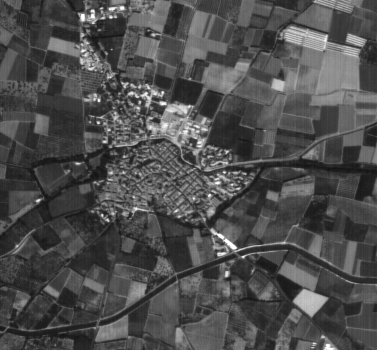
%> input picture lab6/matlab/village.gif, 377 x 350 px
$ octave lab6_DIP.m   (GNU Octave 9; MATLAB toolbox functions it lacks are replaced by stand-ins)
%> lines starting %> are read from the running program, lines starting %| are printed output that depends on the picture; in (x1, y1, x2, y2) boxes, pixels count from 0 and x2, y2 are one past the last pixel; in counts of white or black regions, pixels touching at a corner belong together; the program's own positions count from 1
### lab6/matlab/UrbanDetec.m
function result = UrbanDetec(name1,name2,winsize,threshold)


% Copywrites: Written by Xavier Descombes, INRIA

imsat = imread(name1);
imagesc(imsat);
colormap(gray);


dim = size(imsat);
offset = (winsize-1)/2;

% initialization

num = winsize*winsize;
order1 = 0;
order2 = 0;

result = zeros(dim(1),dim(2));


% Computation of the pixel square value

imsquare = double(imsat).*double(imsat);

% Sliding window Apporoach
% Initialization

 for i = 1 : winsize
      for j = 1 : winsize
        order1  = order1 + double(imsat(i,j));
        order2  = order2 + imsquare(i,j);
      end
 end


 result(offset+1,offset+1) = order2/num - (order1/num)^2;


 for i = offset+1 : 2 : dim(1)-offset-1

% We scan line i from left to rigth

  for j = offset+2 : dim(2)-offset
   for k = (-offset) : offset
      di = i+k; dj = j-offset-1;
      order1 = order1 - double(imsat(di,dj));
      order2 = order2 - imsquare(di,dj);
      dj = j+offset;
      order1 = order1 + double(imsat(di,dj));
      order2 = order2 + imsquare(di,dj);
   end
result(i,j) = order2/num - (order1/num)^2;
  end

  % We change from line i to line i+1

  for k = (-offset) : offset

      di = i-offset; dj = dim(2)-offset+k;
      order1 = order1 - double(imsat(di,dj));
      order2 = order2 - imsquare(di,dj);
      di = i+1+offset;
      order1 = order1 + double(imsat(di,dj));
      order2 = order2 + imsquare(di,dj);
  end

result(i+1,dim(2)-offset) = order2/num - (order1/num)^2;

% We scan line i+1 from right to left

for  j = dim(2)-offset-1 : -1 : offset+1

     for k= (-offset) : offset
      di = i+1+k; dj = j+offset+1;
      order1 = order1 - double(imsat(di,dj));
      order2 = order2 - imsquare(di,dj);
      dj = j-offset;
      order1 = order1 + double(imsat(di,dj));
      order2 = order2 + imsquare(di,dj);
     end
   result(i+1,j) = order2/num - (order1/num)^2;
end

%  change line i+1 to i+2

if (i<dim(1)-offset-2)

    for k=(-offset) : offset
       di = i+1-offset; dj = offset+1+k;
       order1 = order1 - double(imsat(di,dj));
       order2 = order2 - imsquare(di,dj);
       di = i+2+offset;
       order1 = order1 + double(imsat(di,dj));
       order2 = order2 + imsquare(di,dj);
    end
    result(i+2,offset+1) =  order2/num - (order1/num)^2;
end
end

% Result plot

figure
imagesc(result,[30 250])
colormap(gray);

% Normalization
result = result./max(result(:));
imwrite(result,name2)

% Threshold the texture parameter

 for i = 1 : dim(1)
      for j = 1 : dim(2)
       if result(i,j) < threshold
         result(i,j) = 0;
       else
         result(i,j) = 255;
       end
     end
 end

figure
imagesc(result)
colormap(gray);

### lab6/matlab/lab6_DIP.m
clear;
close all;

%STEP 1
[I,map] = imread('village.gif');
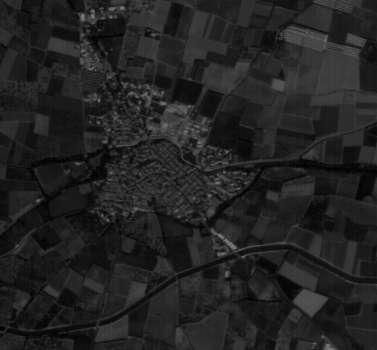
%> I: size 350x377 uint8; min 0, max 115, mean 34.4
%> map = 128 rows, first 12: [0.0784 0.0784 0.0784; 0.0824 0.0824 0.0824; 0.0863 0.0863 0.0863; 0.0902 0.0902 0.0902; 0.0941 0.0941 0.0941; 0.098 0.098 0.098; 0.102 0.102 0.102; 0.11 0.11 0.11; 0.114 0.114 0.114; 0.118 0.118 0.118; 0.122 0.122 0.122; 0.125 0.125 0.125]
BW = im2bw(I,map,0.5);
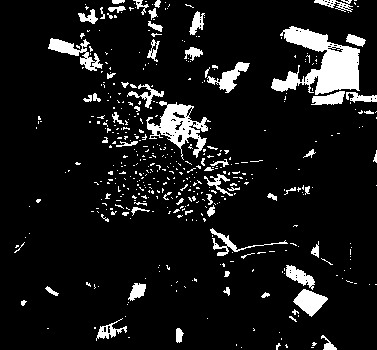
%> BW: size 350x377 logical; 9.5% white; 467 white regions (402 under 20 px), largest, box (x1, y1, x2, y2) and area: (271, 26, 360, 95) 2956, (146, 101, 211, 160) 1427, (48, 38, 103, 71) 609

figure (1);
imagesc(BW)
colormap(gray);

%STEP 2
figure
I = UrbanDetec('village.gif', '../report/output_images/out.tif', 3, 0.1);
%> in UrbanDetec, `imsquare = double(imsat).*double(imsat);`:
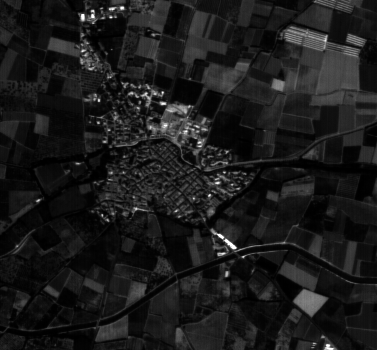
%> imsquare: size 350x377 double; min 0, max 13225, mean 1416; drawn with min black and max white
%> after the loop in UrbanDetec, `for i = 1 : winsize`: order1 = 287; order2 = 9271
%> in UrbanDetec, `result(offset+1,offset+1) = order2/num - (order1/num)^2;`: result: size 350x377 double; values 0 (black) and 13.21 (white), 0% white in thin lines or dots, all inside (x1, y1, x2, y2) = (1, 1, 2, 2)
%> after the loop in UrbanDetec, `for i = offset+1 : 2 : dim(1)-offset-1`:
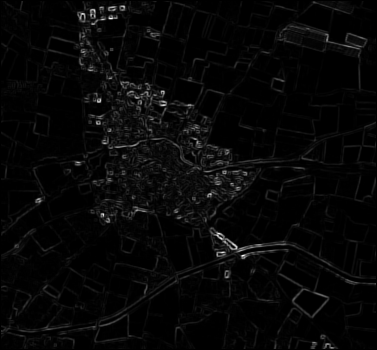
%> result: size 350x377 double; min 0, max 1079.3, mean 32.2; drawn with min black and max white
%> after the loop in UrbanDetec, `for i = offset+1 : 2 : dim(1)-offset-1`: order1 = 351; order2 = 13705
%> after the loop in UrbanDetec, `for i = 1 : dim(1)`:
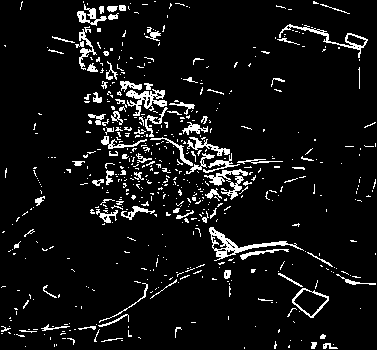
%> result: size 350x377 double; 7.3% white in thin lines or dots

%STEP 3.1
[I,map] = imread('village.gif');

se = strel('square',3);
TH = I - imdilate(imerode(I,se),se);
figure (5);
subplot(1,2,1);
imagesc(TH);
colormap(gray);
title('Top-Hat Filtering');

se = strel('square',3);
BH = imerode(imdilate(I,se),se) - I;
subplot(1,2,2);
imagesc(BH);
colormap(gray);
title('Bottom-Hat Filtering');

%STEP 3.2
TH = im2double(TH);
%> TH: size 350x377 double
BH = im2double(BH);
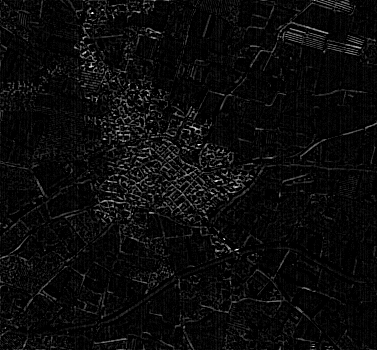
%> BH: size 350x377 double; min 0, max 0.161, mean 0.00693; drawn with min black and max white

%STEP 3.3
LEVEL_TH = graythresh(TH);
%> LEVEL_TH = 0.0275
LEVEL_BH = graythresh(BH);
%> LEVEL_BH = 0.0196

%STEP 3.4
BWTH = im2bw(TH,LEVEL_TH);
%> BWTH: size 350x377 logical; 7.8% white in thin lines or dots
BWBH = im2bw(BH,LEVEL_BH);
%> BWBH: size 350x377 logical; 9.3% white in thin lines or dots
figure (6);
subplot(1,2,1);
imagesc(BWTH);
colormap(gray);
title('BWTH');
subplot(1,2,2);
imagesc(BWBH);
colormap(gray);
title('BWBH');

%STEP 3.5
se = strel('square',2);
OBWTH = imopen(BWTH,se);
%> OBWTH: size 350x377 logical; 3.6% white in thin lines or dots
figure (7);
subplot(1,2,1);
imagesc(OBWTH);
title('OBWTH');

%STEP 3.6
se = strel('diamond',1);
OCBWBH = imopen(imclose(BWBH,se),se);
%> OCBWBH: size 350x377 logical; 6.7% white; 274 white regions (206 under 20 px), largest, box (x1, y1, x2, y2) and area: (154, 143, 233, 212) 840, (108, 94, 160, 145) 631, (138, 127, 180, 178) 585
subplot(1,2,2);
imagesc(OCBWBH);
colormap(gray);
title('OCBWBH');

%STEP 3.7
FINAL = imfuse(OBWTH,OCBWBH,'diff');
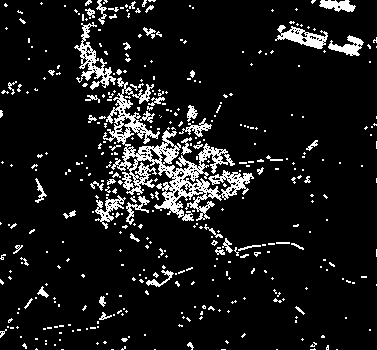
%> FINAL: size 350x377 uint8; 9.6% white in thin lines or dots
figure (8);
imagesc(FINAL);
colormap(gray);
title('FINAL');
